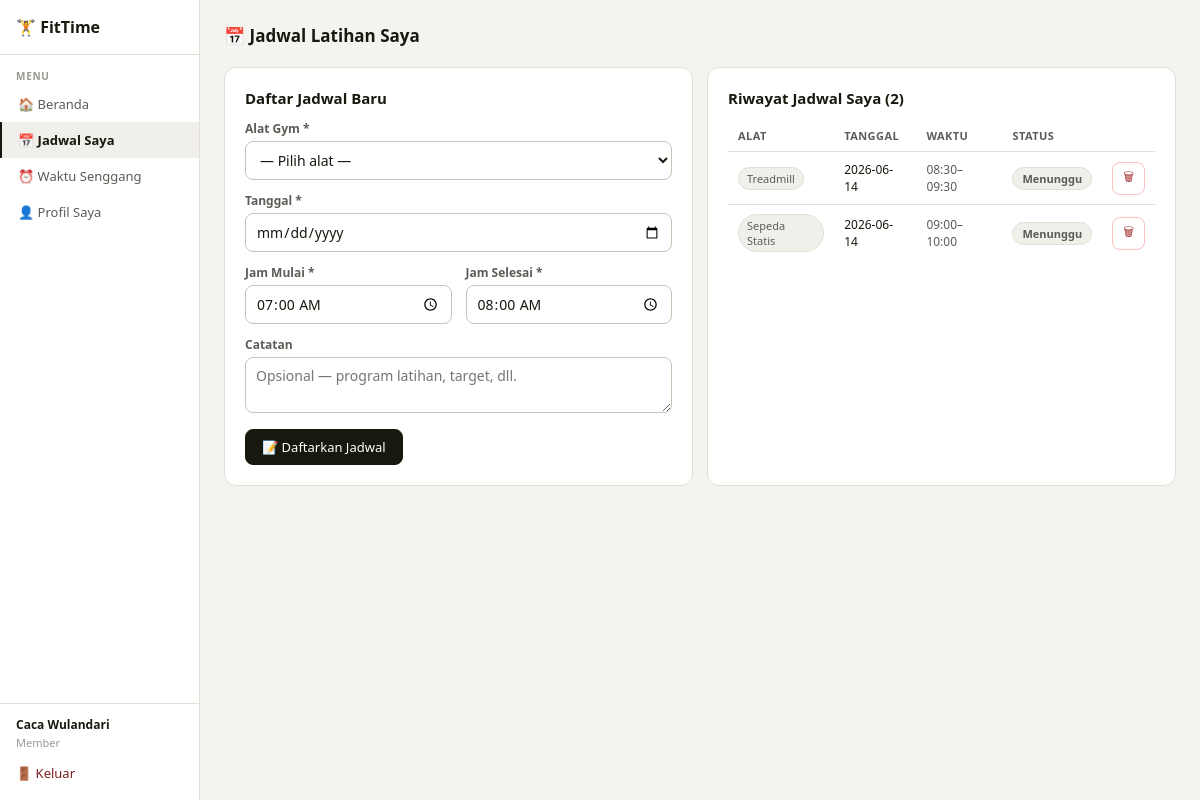
The app's page /jadwal (signed in) with its own data.
### tables this page shows
CREATE TABLE jadwal (
            id INTEGER PRIMARY KEY AUTOINCREMENT,
            user_id INTEGER NOT NULL,
            alat_id INTEGER NOT NULL,
            tanggal TEXT NOT NULL,
            jam_mulai TEXT NOT NULL,
            jam_selesai TEXT NOT NULL,
            catatan TEXT,
            status TEXT DEFAULT 'pending',  -- pending, approved, rejected, clash
            created_at TEXT DEFAULT (datetime('now','localtime')),
            FOREIGN KEY (user_id) REFERENCES users(id),
            FOREIGN KEY (alat_id) REFERENCES alat_gym(id)
        );

CREATE TABLE alat_gym (
            id INTEGER PRIMARY KEY AUTOINCREMENT,
            nama TEXT UNIQUE NOT NULL,
            deskripsi TEXT,
            kapasitas INTEGER DEFAULT 1,
            aktif INTEGER DEFAULT 1
        );

### app.py (the view, shortened to what this page needs)
@app.route('/jadwal', methods=['GET','POST'])
@login_required()
def jadwal_member():
    with get_db() as db:
        alat_list = db.execute('SELECT * FROM alat_gym WHERE aktif=1 ORDER BY nama').fetchall()
        my_jadwal = db.execute('''
            SELECT j.*,a.nama as alat_nama
            FROM jadwal j JOIN alat_gym a ON j.alat_id=a.id
            WHERE j.user_id=? ORDER BY j.tanggal DESC, j.jam_mulai
        ''',(session['user_id'],)).fetchall()
        return render_template('jadwal_member.html', alat_list=alat_list, my_jadwal=my_jadwal)

### app.py (called while the page is built)
def get_db():
    conn = sqlite3.connect(DB)
    conn.row_factory = sqlite3.Row
    return conn

def login_required(role=None):
    from functools import wraps
    def decorator(f):
        @wraps(f)
        def wrapped(*args,**kwargs):
            if 'user_id' not in session:
                flash('Silakan login terlebih dahulu.','warning')
                return redirect(url_for('login'))
            if role and session.get('role') != role:
                flash('Akses ditolak.','danger')
                return redirect(url_for('dashboard'))
            return f(*args,**kwargs)
        return wrapped
    return decorator

### templates/jadwal_member.html (shortened to what this page needs)
{% extends 'base.html' %}
{% block content %}
<div class="page-header">
  <div class="page-title">📅 Jadwal Latihan Saya</div>
</div>
<div class="grid-2">
  <div class="card">
    <div class="section-title">Daftar Jadwal Baru</div>
    <form method="POST">
      <div class="fgroup"><label>Alat Gym *</label>
        <select name="alat_id" required>
          <option value="">— Pilih alat —</option>
        </select>
      </div>
      <div class="fgroup"><label>Tanggal *</label><input name="tanggal" type="date" required value="{{ today }}" min="{{ today }}" /></div>
      <div class="grid-2">
        <div class="fgroup"><label>Jam Mulai *</label><input name="jam_mulai" type="time" required value="07:00" /></div>
        <div class="fgroup"><label>Jam Selesai *</label><input name="jam_selesai" type="time" required value="08:00" /></div>
      </div>
      <div class="fgroup"><label>Catatan</label><textarea name="catatan" rows="2" placeholder="Opsional — program latihan, target, dll."></textarea></div>
      <button type="submit" class="btn-primary">📝 Daftarkan Jadwal</button>
    </form>
  </div>
  <div class="card">
    <div class="section-title">Riwayat Jadwal Saya ({{ my_jadwal|length }})</div>
    {% if my_jadwal %}
    <table><thead><tr><th>Alat</th><th>Tanggal</th><th>Waktu</th><th>Status</th><th></th></tr></thead><tbody>
    {% for j in my_jadwal %}
    <tr>
      <td><span class="chip">{{ j.alat_nama }}</span></td>
      <td style="font-size:12px">{{ j.tanggal }}</td>
      <td style="font-size:12px;color:var(--text2)">{{ j.jam_mulai }}–{{ j.jam_selesai }}</td>
      <td>
        {% if j.status=='approved' %}<span class="badge b-ok">✓ Disetujui</span>
        {% elif j.status=='rejected' %}<span class="badge b-clash">✗ Ditolak</span>
        {% else %}<span class="badge b-gray">Menunggu</span>{% endif %}
      </td>
      <td><a href="{{ url_for('hapus_jadwal_member', jid=j.id) }}" class="btn btn-sm btn-danger" onclick="return confirm('Hapus jadwal ini?')">🗑</a></td>
    </tr>
    {% endfor %}
    </tbody></table>
    {% else %}
    <div class="empty">Belum ada jadwal. Daftarkan jadwal latihan pertama Anda!</div>
    {% endif %}
  </div>
</div>
{% endblock %}

### templates/base.html (style rules this page uses)
:root { --bg:#f4f3ef;--surface:#fff;--surface2:#f0efe9;--border:#e2dfd6;--border2:#c8c5b8; --text:#18180f;--text2:#5c5b55;--text3:#9a9890; --blue:#185FA5;--blue-bg:#e6f1fb;--blue-t:#0c447c; --green:#3B6D11;--green-bg:#eaf3de;--green-t:#27500a; --red:#A32D2D;--red-bg:#fcebeb;--red-t:#791f1f; --amber:#854F0B;--amber-bg:#faeeda;--amber-t:#633806; --r:8px;--rl:12px; }
* { box-sizing:border-box;margin:0;padding:0 }
body { font-family:'Segoe UI',system-ui,sans-serif;background:var(--bg);color:var(--text);font-size:14px;min-height:100vh }
a { color:var(--blue);text-decoration:none }
input,select,textarea,button { font-family:inherit;font-size:14px }
input,select,textarea { padding:8px 10px;border:1px solid var(--border2);border-radius:var(--r);background:var(--surface);color:var(--text);outline:none;width:100%;transition:border .15s }
button,.btn { cursor:pointer;border-radius:var(--r);border:1px solid var(--border2);background:var(--surface);color:var(--text);padding:8px 16px;display:inline-flex;align-items:center;gap:6px;font-weight:500;font-size:13px;transition:all .15s;text-decoration:none }
.btn-primary { background:var(--text);color:var(--surface);border-color:var(--text) }
.btn-danger { color:var(--red);border-color:#f7c1c1 }
.btn-sm { padding:5px 10px;font-size:12px }
.card { background:var(--surface);border:1px solid var(--border);border-radius:var(--rl);padding:1.25rem }
.badge { display:inline-flex;align-items:center;gap:3px;padding:3px 9px;border-radius:99px;font-size:11px;font-weight:600 }
.b-gray { background:var(--surface2);color:var(--text2);border:1px solid var(--border) }
table { width:100%;border-collapse:collapse;font-size:13px }
th { text-align:left;padding:8px 10px;font-size:11px;font-weight:700;color:var(--text2);border-bottom:1px solid var(--border);text-transform:uppercase;letter-spacing:.04em }
td { padding:9px 10px;border-bottom:1px solid var(--border);vertical-align:middle }
tr:last-child td { border-bottom:none }
.grid-2 { display:grid;grid-template-columns:1fr 1fr;gap:14px }
.fgroup { margin-bottom:12px }
.fgroup label { display:block;font-size:12px;font-weight:700;color:var(--text2);margin-bottom:4px }
.section-title { font-size:15px;font-weight:700;color:var(--text);margin-bottom:12px }
.chip { display:inline-flex;align-items:center;padding:3px 8px;border-radius:99px;font-size:11px;background:var(--surface2);color:var(--text2);border:1px solid var(--border);gap:4px }
.page-header { display:flex;align-items:center;justify-content:space-between;margin-bottom:1.25rem;flex-wrap:wrap;gap:8px }
.page-title { font-size:17px;font-weight:800;color:var(--text);display:flex;align-items:center;gap:8px }

### records on screen
jadwal: alat_nama "Treadmill", tanggal "2026-06-14", jam_mulai "08:30", jam_selesai "09:30", status "Menunggu"
jadwal: alat_nama "Sepeda Statis", tanggal "2026-06-14", jam_mulai "09:00", jam_selesai "10:00", status "Menunggu"

### other values on screen
{{ session.nama }} "Caca Wulandari"
{{ session.role|capitalize }} "Member"
{{ my_jadwal|length }} "2"
